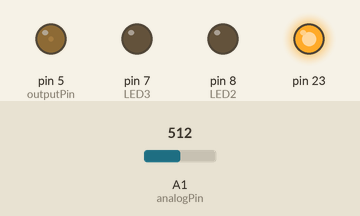
Simulated run of this sketch. Board: Arduino Mega 2560, built with avr-gcc and run on an emulated ATmega2560. On the bench: output pins drawn as LEDs (lit = HIGH). The test bench sets the inputs (shaded band); at power-on: A1 (analogPin) = 512. What the sketch prints to the serial monitor is not drawn.

Above: at 1.7 s.
1.8 s: A1 (analogPin) set to 716
At 2.7 s:
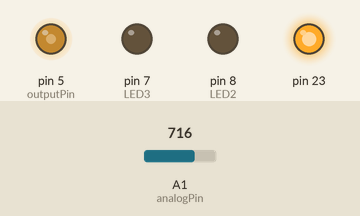
3.3 s: A1 (analogPin) set to 900
At 3.8 s:
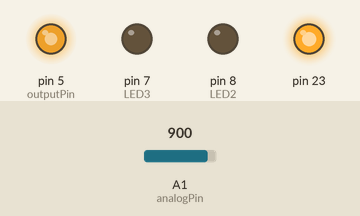
Timing chart, 0 to 6.3 s (numbered marks = the images above; inputs shaded):
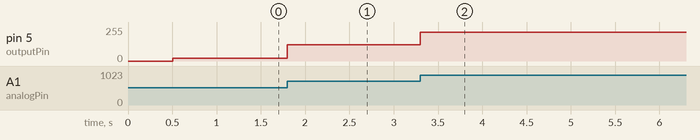

The sketch:

RX8_CANBUS.ino
```cpp
// Arduino Leonardo code for replacing the PCM within a Mark 1 RX8
// This code allows you to leave the CANBUS in place, just removing the PCM
// There are plenty of ID's on the CANBUS I do not understand, and any use of this code is strictly at your own risk
//
// Features turned on, possibly working - at least they do not complain on the dashboard,
//    ABS / DSC
//    Traction Control
//    Immobiliser Deactivated
//    Power Steering Enabled
//    RPM Controllable
//    Vehicle Speed set by Wheel Sensors
//    Warning lights turned off (you can turn them on in the code if you wish)
//
//    Written by David Blackhurst, dave@blackhurst.co.uk 06/10/2019
//
//    Some parts of this code have been dissected from other sources - in researching this project I copied a lot of code to play with
//    Sorry if some of this is yours - just let me know and I will attribute it to you.
//
//    I have throttle pedal code in here to translate the output of the primary throttle signal to the range my controller required. This is unlikely to be helpful to anyone else
//    unless you happen to have the dodgy chinese controller I have.
//
//    Again use AT YOUR OWN RISK
//
//    DONATE HERE, Anything helps towards the next project (Leaf RX8 Conversion).
//    https://www.paypal.me/DBlackhurst

#include <Arduino.h>
#include <mcp_can.h>
#include <mcp_can_dfs.h>

#define CANint 2
#define LED2 8
#define LED3 7

MCP_CAN CAN0(17); // Set CS to pin 17

// Variables for Throttle Pedal
int analogPin = A1;
int outputPin = 5;

int val = 0;
int lowPedal = 0;
int highPedal = 0;
int convertThrottle = 0;
int base = 0;
int output = 0;
long lastRefreshTime = 0;

// Variables for PCM, Only overrideable if PCM removed from CAN
bool checkEngineMIL;
bool checkEngineBL;
byte engTemp;
byte odo;
bool oilPressure;
bool lowWaterMIL;
bool batChargeMIL;
bool oilPressureMIL;

// Variables for PCM, Only overrideable if PCM removed from CAN
int engineRPM;
int vehicleSpeed;
byte throttlePedal;

// Variables for ABS/DSC, Only overrideable if ABS/DSC removed from CAN
bool dscOff;
bool absMIL;
bool brakeFailMIL;
bool etcActiveBL;
bool etcDisabled;

// Variables for Wheel Speed
int frontLeft;
int frontRight;
int rearLeft;
int rearRight;

//Variables for reading in from the CANBUS
unsigned char len = 0;
unsigned char buf[8];
unsigned long ID = 0;

//Setup Array's to store bytes to send to CAN on Various ID's
byte send201[8]  = {0, 0, 255, 255, 0, 0, 0, 255};
byte send420[7]  = {0, 0, 0, 0, 0, 0, 0};
byte send212[7]  = {0, 0, 0, 0, 0, 0, 0};

//Setup PCM Status's required to fool all other CAN devices that everything is OK, just send these out continuously
byte send203[7]  = {19,19,19,19,175,3,19}; //data to do with traction control
byte send215[8]  = {2,45,2,45,2,42,6,129};
byte send231[5]  = {15,0,255,255,0};
byte send240[8]  = {4,0,40,0,2,55,6,129};
byte send620[7]  = {0,0,0,0,16,0,4}; //needed for abs light to go off, byte 7 is different on different cars, sometimes 2,3 or 4
byte send630[8]  = {8,0,0,0,0,0,106,106}; //needed for abs light to go off, AT/MT and Wheel Size
byte send650[1]  = {0};

//KCM / Immobiliser chat replies
byte send41a[8] = {7,12,48,242,23,0,0,0}; // Reply to 47 first
byte send41b[8] = {129,127,0,0,0,0,0,0}; // Reply to 47 second

void setup() {
  Serial.begin(115200);

  pinMode(23,OUTPUT);
  digitalWrite(23,HIGH);
  Serial.println("Start Setup");

  pinMode(LED2, OUTPUT);
  pinMode(LED3, OUTPUT);
  pinMode(CANint, INPUT);

  digitalWrite(LED2, LOW);

  if (CAN0.begin(CAN_500KBPS) == CAN_OK) {
    Serial.println("Found High Speed CAN");
  } else {
    Serial.println("Failed to find High Speed CAN");
    while (1) {
      Serial.print("Loop Forever");
      delay(1000);
    }
  }

  setDefaults(); //This will wait 0.5 second to ensure the Thottle Pedal is on, it will then take the Voltage as its zero throttle position
}

void setDefaults() {
  Serial.println("Setup Started");
  // StatusMIL
  engTemp         = 145; //Roughly in the middle
  odo             = 0;
  oilPressure     = 1;
  checkEngineMIL  = 0;
  checkEngineBL   = 0;
  lowWaterMIL     = 0;
  batChargeMIL    = 0;
  oilPressureMIL  = 0;

  // StatusPCM
  engineRPM       = 1000;   // RPM
  vehicleSpeed    = 0;      // MPH
  throttlePedal   = 0;      // %

  // StatusDSC
  dscOff          = 0;
  absMIL          = 0;
  etcActiveBL     = 0;
  etcDisabled     = 0;
  brakeFailMIL    = 0;

  Serial.print("Start wait to ensure Throttle Pedal is on");
  delay(500);
  lowPedal = analogRead(analogPin) - 40;  //read the throttle pedal, should be around 1.7v minus 40 to ensure no small throttle inputs
  highPedal = 803; //4v

  // Voltage to read from Pedal 1.64v - 4.04v
  // Going to use a safe range 1.7v to 4v
  // Low of 1.7v has been read above as can fluctuate
  // 1.7v = INT 341
  // 4v = INT 803
  // (highPedal - lowPedal) = RANGE FROM RX8 PEDAL
  // out for 1024 (5v max), controller wants 4.5v max = 920 (adding 40 to help stabilise)

  convertThrottle = 960 / (highPedal - lowPedal);
  Serial.print("Low Pedal ");
  Serial.print(lowPedal);
  Serial.print("High Pedal ");
  Serial.println(highPedal);
  Serial.println("Setup Complete");
}

void updateMIL() {
  send420[0] = engTemp;
  send420[1] = odo;
  send420[4] = oilPressure;

  if (checkEngineMIL == 1) {
    send420[5] = send420[5] | 0b01000000;
  } else {
    send420[5] = send420[5] & 0b10111111;
  }

  if (checkEngineBL == 1) {
    send420[5] = send420[5] | 0b10000000;
  } else {
    send420[5] = send420[5] & 0b01111111;
  }

  if (lowWaterMIL == 1) {
    send420[6] = send420[6] | 0b00000010;
  } else {
    send420[6] = send420[6] & 0b11111101;
  }

  if (batChargeMIL == 1) {
    send420[6] = send420[6] | 0b01000000;
  } else {
    send420[6] = send420[6] & 0b10111111;
  }

  if (oilPressureMIL == 1) {
    send420[6] = send420[6] | 0b10000000;
  } else {
    send420[6] = send420[6] & 0b01111111;
  }
}

void updatePCM() {
  int tempEngineRPM = engineRPM * 3.85;
  int tempVehicleSpeed = (vehicleSpeed * 100) + 10000;

  send201[0] = highByte(tempEngineRPM);
  send201[1] = lowByte(tempEngineRPM);

  send201[4] = highByte(tempVehicleSpeed);
  send201[5] = lowByte(tempVehicleSpeed);

  send201[6] = (200 / 100) * throttlePedal;   //Pedal information is in 0.5% increments
}

void updateDSC() {
  if (dscOff == 1) {
    send212[3] = send212[3] | 0b00000100;
  } else {
    send212[3] = send212[3] & 0b01111011;
  }

  if (absMIL == 1) {
    send212[4] = send212[4] | 0b00001000;
  } else {
    send212[4] = send212[4] & 0b11110111;
  }

  if (brakeFailMIL == 1) {
    send212[4] = send212[4] | 0b01000000;
  } else {
    send212[4] = send212[4] & 0b10111111;
  }

  if (etcActiveBL == 1) {
    send212[5] = send212[5] | 0b00100000;
  } else {
    send212[5] = send212[5] & 0b11011111;
  }

  if (etcDisabled == 1) {
    send212[5] = send212[5] | 0b00010000;
  } else {
    send212[5] = send212[5] & 0b11101111;
  }
}

void sendOnTenth() {
  //PCM Status's to mimic the PCM being there, these may be different for different cars, and not all are always required, better safe and include them all.
  CAN0.sendMsgBuf(0x203, 0, 7, send203);
  CAN0.sendMsgBuf(0x215, 0, 8, send215);
  CAN0.sendMsgBuf(0x231, 0, 8, send231);
  CAN0.sendMsgBuf(0x240, 0, 8, send240);
  CAN0.sendMsgBuf(0x620, 0, 7, send620);
  CAN0.sendMsgBuf(0x630, 0, 8, send630);
  CAN0.sendMsgBuf(0x650, 0, 1, send650);

  updateMIL();
  CAN0.sendMsgBuf(0x420, 0, 7, send420);

  updatePCM();
  CAN0.sendMsgBuf(0x201, 0, 8, send201);

  /* Add this section back in if you want to take control of ABS / DSC Lights.
  updateDSC();
  CAN0.sendMsgBuf(0x212, 0, 7, send212);
  */
}

void loop() {
  //Send information on the CanBud every 100ms to avoid spamming the system.
  if(millis() - lastRefreshTime >= 100) {
		lastRefreshTime += 100;
    sendOnTenth();
	}

  //Read the CAN and Respond if necessary or use data
  if(CAN_MSGAVAIL == CAN0.checkReceive()) { // Check to see whether data is read
    CAN0.readMsgBufID(&ID, &len, buf);    // Read data

    if(ID == 530) {
      for(int i = 0; i<len; i++) { // Output 8 Bytes of data in Dec
        Serial.print(buf[i]);
        Serial.print("\t");
      }

  //    Serial.print(time); // Timestamp
      Serial.println("");
  //    Serial.println(line); // Line Number
    }

    //Keyless Control Module and Immobiliser want to have a chat with the PCM, this deals with the conversation
    if(ID == 71) { //71 Dec is 47 Hex - Keyless Chat
      if(buf[1] == 127 && buf[2] == 2) {
        CAN0.sendMsgBuf(0x041, 0, 8, send41a);
      }
      if(buf[1] == 92 && buf[2] == 244) {
        CAN0.sendMsgBuf(0x041, 0, 8, send41b);
      }
    }

    //Read wheel speeds to update Dash
    if(ID == 1200) { //1201 Dec is 4b1 Hex - Wheel Speeds
      frontLeft = (buf[0] * 256) + buf[1] - 10000;
      frontRight = (buf[2] * 256) + buf[3] - 10000;
      rearLeft = (buf[4] * 256) + buf[5] - 10000;
      rearRight = (buf[6] * 256) + buf[7] - 10000;

      //Going to check front wheel speeds for any issues, ignoring the rears due to problems created by wheelspin
      if (frontLeft - frontRight > 500 || frontLeft - frontRight < -500) { //more than 5kph difference in wheel speed
        checkEngineMIL = 1; //light up engine warning light and set speed to zero
        vehicleSpeed = 0;
      } else {
        vehicleSpeed = ((frontLeft + frontRight) / 2) / 100; //Get average of front two wheels.
      }

      Serial.print(vehicleSpeed);
    }
  }

  //Throttle Pedal Work
  val = analogRead(analogPin);  // read the input pin

  //See Set Defaults Method for Calculations
  if (val < 110 || val > 960) { // If input is less than 0.5v or higher than 4.5v something is wrong so NO THROTTLE
    val = 0;
  }
  base = val - lowPedal;
  if (base < 0) {
    base = 0;
  }
  output = base * convertThrottle;
  if (output > 960) {
    output = 960;
  }
  throttlePedal = (100 / 960) * output;
  analogWrite(outputPin,(output/4));
}
```

Measured:
- after the input at 1.8 s, pin 5 (outputPin): 20/255 → 122/255 at once
- after the input at 3.3 s, pin 5 (outputPin): 122/255 → 214/255 at once
